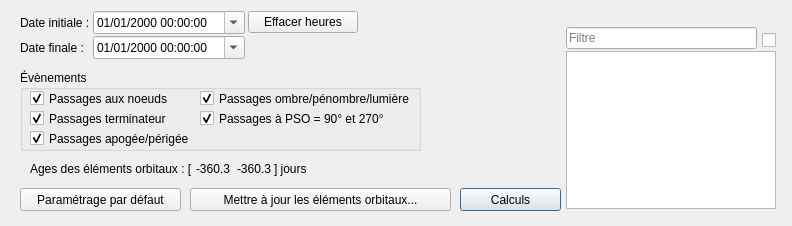
<?xml version="1.0" encoding="UTF-8"?>
<ui version="4.0">
 <class>CalculsEvenementsOrbitaux</class>
 <widget class="QFrame" name="CalculsEvenementsOrbitaux">
  <property name="geometry">
   <rect>
    <x>0</x>
    <y>0</y>
    <width>792</width>
    <height>226</height>
   </rect>
  </property>
  <property name="windowTitle">
   <string notr="true"/>
  </property>
  <widget class="QListWidget" name="listeEvenements">
   <property name="geometry">
    <rect>
     <x>566</x>
     <y>51</y>
     <width>210</width>
     <height>158</height>
    </rect>
   </property>
   <property name="font">
    <font>
     <pointsize>8</pointsize>
    </font>
   </property>
   <property name="mouseTracking">
    <bool>true</bool>
   </property>
   <property name="contextMenuPolicy">
    <enum>Qt::CustomContextMenu</enum>
   </property>
   <property name="horizontalScrollBarPolicy">
    <enum>Qt::ScrollBarAlwaysOff</enum>
   </property>
   <property name="textElideMode">
    <enum>Qt::ElideNone</enum>
   </property>
   <property name="sortingEnabled">
    <bool>true</bool>
   </property>
  </widget>
  <widget class="QGroupBox" name="groupBoxEvenements">
   <property name="geometry">
    <rect>
     <x>20</x>
     <y>70</y>
     <width>401</width>
     <height>81</height>
    </rect>
   </property>
   <property name="font">
    <font/>
   </property>
   <property name="mouseTracking">
    <bool>true</bool>
   </property>
   <property name="title">
    <string>Évènements</string>
   </property>
   <widget class="QCheckBox" name="passageNoeuds">
    <property name="geometry">
     <rect>
      <x>10</x>
      <y>20</y>
      <width>161</width>
      <height>17</height>
     </rect>
    </property>
    <property name="font">
     <font/>
    </property>
    <property name="text">
     <string>Passages aux noeuds</string>
    </property>
    <property name="checked">
     <bool>true</bool>
    </property>
   </widget>
   <widget class="QCheckBox" name="passageQuadrangles">
    <property name="geometry">
     <rect>
      <x>180</x>
      <y>40</y>
      <width>211</width>
      <height>17</height>
     </rect>
    </property>
    <property name="font">
     <font/>
    </property>
    <property name="text">
     <string>Passages à PSO = 90° et 270°</string>
    </property>
    <property name="checked">
     <bool>true</bool>
    </property>
   </widget>
   <widget class="QCheckBox" name="passageApogee">
    <property name="geometry">
     <rect>
      <x>10</x>
      <y>60</y>
      <width>161</width>
      <height>17</height>
     </rect>
    </property>
    <property name="font">
     <font/>
    </property>
    <property name="text">
     <string>Passages apogée/périgée</string>
    </property>
    <property name="checked">
     <bool>true</bool>
    </property>
   </widget>
   <widget class="QCheckBox" name="passageOmbre">
    <property name="geometry">
     <rect>
      <x>180</x>
      <y>20</y>
      <width>211</width>
      <height>17</height>
     </rect>
    </property>
    <property name="font">
     <font/>
    </property>
    <property name="text">
     <string>Passages ombre/pénombre/lumière</string>
    </property>
    <property name="checked">
     <bool>true</bool>
    </property>
   </widget>
   <widget class="QCheckBox" name="transitionJourNuit">
    <property name="geometry">
     <rect>
      <x>10</x>
      <y>40</y>
      <width>161</width>
      <height>17</height>
     </rect>
    </property>
    <property name="font">
     <font/>
    </property>
    <property name="text">
     <string>Passages terminateur</string>
    </property>
    <property name="checked">
     <bool>true</bool>
    </property>
   </widget>
  </widget>
  <widget class="QWidget" name="gridLayoutWidget_7">
   <property name="geometry">
    <rect>
     <x>20</x>
     <y>10</y>
     <width>338</width>
     <height>51</height>
    </rect>
   </property>
   <layout class="QGridLayout" name="gridLayout_dateEvt">
    <property name="horizontalSpacing">
     <number>3</number>
    </property>
    <property name="verticalSpacing">
     <number>1</number>
    </property>
    <item row="1" column="0">
     <widget class="QLabel" name="lbl_dateFinaleEvt">
      <property name="font">
       <font/>
      </property>
      <property name="text">
       <string>Date finale :</string>
      </property>
     </widget>
    </item>
    <item row="1" column="1">
     <widget class="QDateTimeEdit" name="dateFinaleEvt">
      <property name="minimumSize">
       <size>
        <width>145</width>
        <height>0</height>
       </size>
      </property>
      <property name="font">
       <font/>
      </property>
      <property name="buttonSymbols">
       <enum>QAbstractSpinBox::UpDownArrows</enum>
      </property>
      <property name="displayFormat">
       <string extracomment="Date format">dd/MM/yyyy HH:mm:ss</string>
      </property>
      <property name="calendarPopup">
       <bool>true</bool>
      </property>
     </widget>
    </item>
    <item row="0" column="0">
     <widget class="QLabel" name="lbl_dateInitialeEvt">
      <property name="font">
       <font/>
      </property>
      <property name="text">
       <string>Date initiale :</string>
      </property>
     </widget>
    </item>
    <item row="0" column="1">
     <widget class="QDateTimeEdit" name="dateInitialeEvt">
      <property name="minimumSize">
       <size>
        <width>152</width>
        <height>0</height>
       </size>
      </property>
      <property name="font">
       <font/>
      </property>
      <property name="buttonSymbols">
       <enum>QAbstractSpinBox::UpDownArrows</enum>
      </property>
      <property name="displayFormat">
       <string extracomment="Date format">dd/MM/yyyy HH:mm:ss</string>
      </property>
      <property name="calendarPopup">
       <bool>true</bool>
      </property>
     </widget>
    </item>
    <item row="0" column="2">
     <widget class="QPushButton" name="effacerHeuresEvt">
      <property name="minimumSize">
       <size>
        <width>110</width>
        <height>0</height>
       </size>
      </property>
      <property name="font">
       <font/>
      </property>
      <property name="text">
       <string>Effacer heures</string>
      </property>
     </widget>
    </item>
   </layout>
  </widget>
  <widget class="QPushButton" name="calculsEvt">
   <property name="geometry">
    <rect>
     <x>460</x>
     <y>188</y>
     <width>101</width>
     <height>23</height>
    </rect>
   </property>
   <property name="font">
    <font/>
   </property>
   <property name="text">
    <string>Calculs</string>
   </property>
   <property name="default">
    <bool>true</bool>
   </property>
  </widget>
  <widget class="QPushButton" name="parametrageDefautEvt">
   <property name="geometry">
    <rect>
     <x>20</x>
     <y>188</y>
     <width>161</width>
     <height>23</height>
    </rect>
   </property>
   <property name="font">
    <font/>
   </property>
   <property name="text">
    <string>Paramétrage par défaut</string>
   </property>
  </widget>
  <widget class="QLineEdit" name="filtreSatellites">
   <property name="geometry">
    <rect>
     <x>566</x>
     <y>27</y>
     <width>191</width>
     <height>22</height>
    </rect>
   </property>
   <property name="inputMask">
    <string notr="true"/>
   </property>
   <property name="text">
    <string notr="true" extracomment="Filter satellite names"/>
   </property>
   <property name="placeholderText">
    <string>Filtre</string>
   </property>
   <property name="clearButtonEnabled">
    <bool>true</bool>
   </property>
  </widget>
  <widget class="QWidget" name="gridLayoutWidget">
   <property name="geometry">
    <rect>
     <x>30</x>
     <y>160</y>
     <width>278</width>
     <height>18</height>
    </rect>
   </property>
   <layout class="QGridLayout" name="gridLayout_ageElem">
    <property name="horizontalSpacing">
     <number>3</number>
    </property>
    <item row="0" column="1">
     <widget class="QLabel" name="ageElementsOrbitaux1">
      <property name="font">
       <font/>
      </property>
      <property name="mouseTracking">
       <bool>true</bool>
      </property>
      <property name="text">
       <string notr="true">-360.3 </string>
      </property>
     </widget>
    </item>
    <item row="0" column="0">
     <widget class="QLabel" name="lbl_ageElementsOrbitaux">
      <property name="font">
       <font/>
      </property>
      <property name="text">
       <string>Ages des éléments orbitaux : [</string>
      </property>
     </widget>
    </item>
    <item row="0" column="2">
     <widget class="QLabel" name="ageElementsOrbitaux2">
      <property name="font">
       <font/>
      </property>
      <property name="mouseTracking">
       <bool>true</bool>
      </property>
      <property name="text">
       <string notr="true">-360.3</string>
      </property>
     </widget>
    </item>
    <item row="0" column="3">
     <widget class="QLabel" name="lbl_jours">
      <property name="font">
       <font/>
      </property>
      <property name="mouseTracking">
       <bool>true</bool>
      </property>
      <property name="text">
       <string>] jours</string>
      </property>
     </widget>
    </item>
   </layout>
  </widget>
  <widget class="QPushButton" name="majElementsOrbitaux">
   <property name="geometry">
    <rect>
     <x>190</x>
     <y>188</y>
     <width>261</width>
     <height>23</height>
    </rect>
   </property>
   <property name="text">
    <string>Mettre à jour les éléments orbitaux...</string>
   </property>
  </widget>
  <widget class="QCheckBox" name="satellitesChoisis">
   <property name="geometry">
    <rect>
     <x>762</x>
     <y>30</y>
     <width>21</width>
     <height>20</height>
    </rect>
   </property>
   <property name="text">
    <string/>
   </property>
  </widget>
 </widget>
 <resources/>
 <connections/>
</ui>
